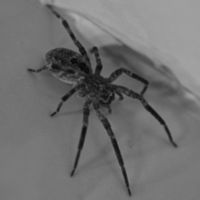
#> input picture trabalho preto e branco/imagens/Spider.jpg, 200 x 200 px
$ python teste.py
#> lines starting #> are read from the running program, lines starting #| are printed output that depends on the picture; after the words box and inside, x2 and y2 are one past the last pixel; in counts of white or black regions, pixels touching at a corner belong together


import cv2
import numpy as np
from matplotlib import pyplot as plt

import tkinter as tk
from tkinter import *

from tkinter import filedialog
from tkinter.filedialog import askopenfile


def select_img():
    global img1

    # Pega o caminho da imagem
    local = filedialog.askopenfilename()
#> the answer given: imagens/Spider.jpg

    # Certifica que tem um caminho
    if len(local) > 0:
        return local


btnSelectImg = Button(text="Selecione a Imagem", command=select_img)
btnSelectImg.pack(side="bottom", fill="both", expand="yes", padx="10", pady="10")

img = cv2.imread(select_img(), 0)
#> img is the input picture: shape (200, 200); min 5, max 172, mean 111.9

# global thresholding
ret1, th1 = cv2.threshold(img, 127, 255, cv2.THRESH_BINARY)
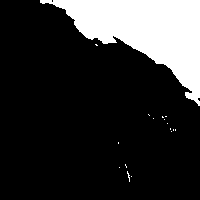
#> th1: shape (200, 200); 18.7% white; 17 white regions (16 under 20 px), largest, box (x1, y1, x2, y2) and area: (40, 0, 200, 106) 7434

# Otsu's thresholding
ret2, th2 = cv2.threshold(img, 0, 255, cv2.THRESH_BINARY + cv2.THRESH_OTSU)
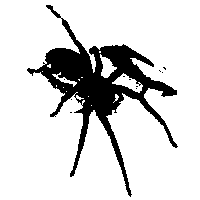
#> th2: shape (200, 200); 84.3% white; 11 black regions (10 under 20 px), largest, box (x1, y1, x2, y2) and area: (27, 5, 178, 197) 6266
#> ret2 = 89

# Otsu's thresholding after Gaussian filtering
blur = cv2.GaussianBlur(img, (5, 5), 0)
ret3, th3 = cv2.threshold(blur, 0, 255, cv2.THRESH_BINARY + cv2.THRESH_OTSU)
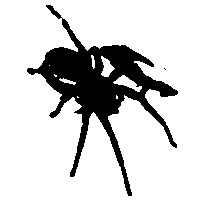
#> th3: shape (200, 200); 82.2% white; 2 black regions (1 under 20 px), largest, box (x1, y1, x2, y2) and area: (27, 5, 178, 196) 7098
#> ret3 = 92

# plot all the images and their histograms
images = [img, 0, th1,
          img, 0, th2,
          blur, 0, th3]
titles = ['Original Noisy Image', 'Histogram', 'Global Thresholding (v=127)',
          'Original Noisy Image', 'Histogram', "Otsu's Thresholding",
          'Gaussian filtered Image', 'Histogram', "Otsu's Thresholding"]

for i in range(3):
    plt.subplot(3, 3, i * 3 + 1), plt.imshow(images[i * 3], 'gray')
    plt.title(titles[i * 3]), plt.xticks([]), plt.yticks([])
    plt.subplot(3, 3, i * 3 + 2), plt.hist(images[i * 3].ravel(), 256)
    plt.title(titles[i * 3 + 1]), plt.xticks([]), plt.yticks([])
    plt.subplot(3, 3, i * 3 + 3), plt.imshow(images[i * 3 + 2], 'gray')
    plt.title(titles[i * 3 + 2]), plt.xticks([]), plt.yticks([])
plt.show()
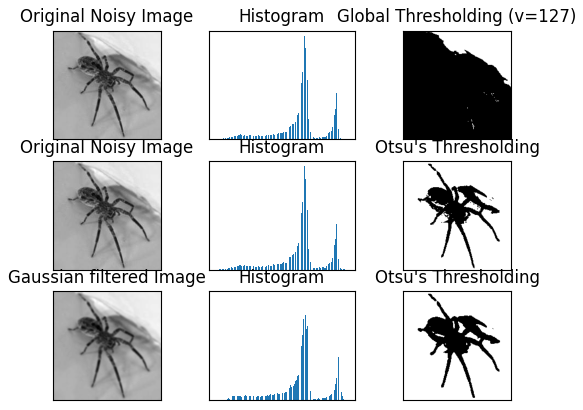
#> figure drawn by matplotlib, 9 panels
